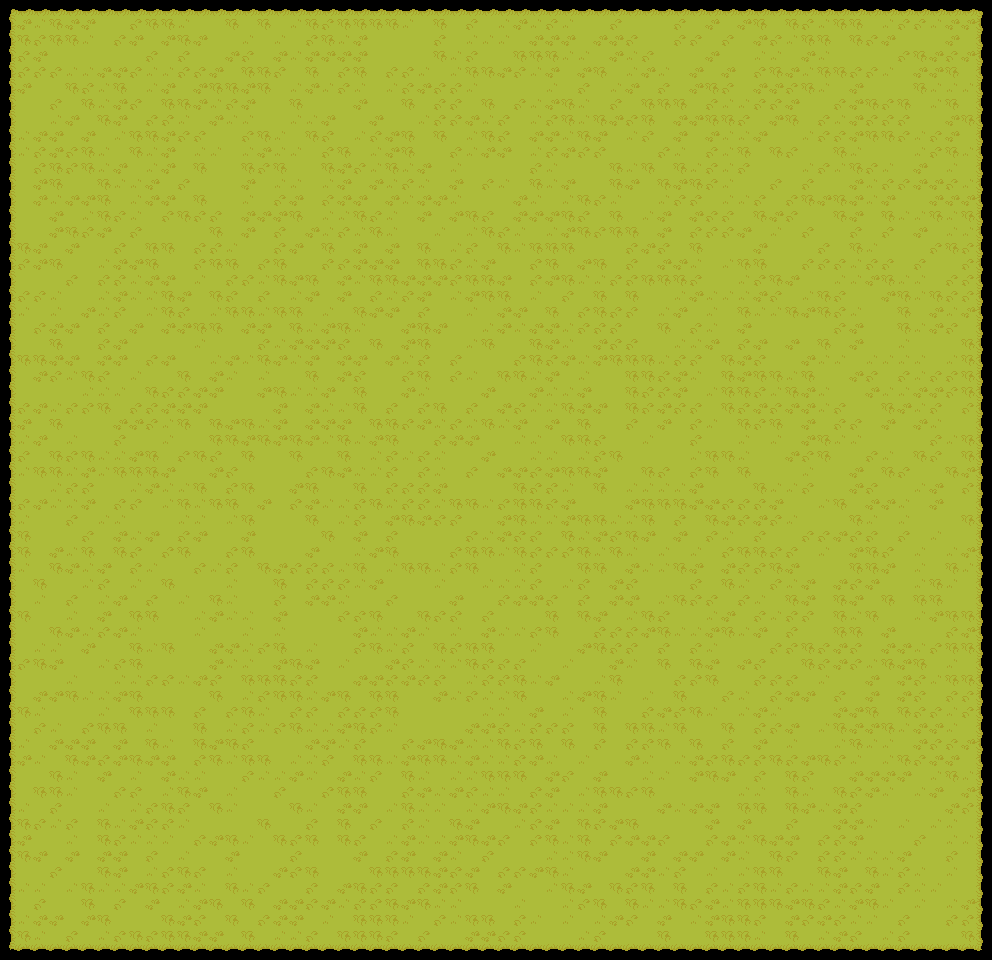

A level layout from a 2D game, rendered from its tile map. Below: a short description, then the map file with tile-grid data replaced by summaries:
An orthogonal 62x60 tile map with 16x16 px tiles, 2 tile layers (border, backgroundd) and 12 objects.

<map version="1.9" tiledversion="1.9.2" orientation="orthogonal" renderorder="right-down" width="62" height="60" tilewidth="16" tileheight="16" infinite="0" nextlayerid="9" nextobjectid="2521">
 <editorsettings>
  <export target="../../../../../Documents/videogame/Survivor/assets/maps/demo..tmx" format="tmx" />
 </editorsettings>
 <tileset firstgid="1" name="map" tilewidth="16" tileheight="16" spacing="4" margin="2" tilecount="77" columns="11">
  <image source="images/map_0.png" width="220" height="140" />
  <tile id="1">
   <objectgroup draworder="index" id="2">
    <object id="1" x="0" y="3.98586" width="16" height="12.0141" />
   </objectgroup>
  </tile>
  <tile id="11">
   <objectgroup draworder="index" id="2">
    <object id="1" x="4" y="0" width="12" height="16" />
   </objectgroup>
  </tile>
  <tile id="13">
   <objectgroup draworder="index" id="2">
    <object id="1" x="0" y="0" width="9.99678" height="16" />
   </objectgroup>
  </tile>
  <tile id="16">
   <objectgroup draworder="index" id="2">
    <object id="1" x="0" y="0" width="16" height="10.0066" />
    <object id="2" x="0" y="10.0174" width="10.0012" height="5.98264" />
   </objectgroup>
  </tile>
  <tile id="17">
   <objectgroup draworder="index" id="2">
    <object id="1" x="0" y="0" width="16" height="9.97778" />
    <object id="2" x="4" y="10.0222" width="12" height="5.97778" />
   </objectgroup>
  </tile>
  <tile id="23">
   <objectgroup draworder="index" id="2">
    <object id="1" x="0" y="0" width="16" height="10" />
   </objectgroup>
  </tile>
  <tile id="27">
   <objectgroup draworder="index" id="2">
    <object id="1" x="0" y="3.99011" width="16" height="12.0099" />
    <object id="2" x="0" y="0" width="10" height="3.97873" />
   </objectgroup>
  </tile>
  <tile id="28">
   <objectgroup draworder="index" id="2">
    <object id="1" x="4" y="0" width="12" height="16" />
    <object id="2" x="0" y="4" width="4.00122" height="12" />
   </objectgroup>
  </tile>
  <tile id="56" probability="0.5" />
  <tile id="57" probability="0.5" />
  <tile id="58" probability="0.5" />
  <tile id="59" probability="0.5" />
 </tileset>
 <layer id="7" name="border" width="62" height="60">
  <data>[3720 cells, 240 non-empty, 8 distinct tile ids]</data>
 </layer>
 <layer id="8" name="backgroundd" width="62" height="60">
  <data>[3720 cells, 3480 non-empty, 5 distinct tile ids]</data>
 </layer>
 <objectgroup id="4" name="entities" offsetx="0" offsety="16" />
</map>
